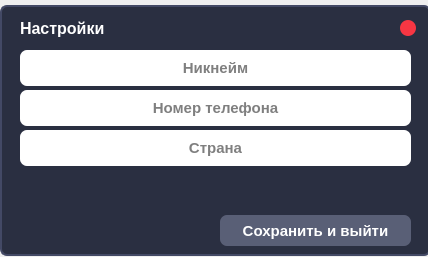
<?xml version="1.0" encoding="UTF-8"?>
<ui version="4.0">
 <class>Form</class>
 <widget class="QWidget" name="Form">
  <property name="geometry">
   <rect>
    <x>0</x>
    <y>0</y>
    <width>428</width>
    <height>257</height>
   </rect>
  </property>
  <property name="windowTitle">
   <string>Form</string>
  </property>
  <widget class="QFrame" name="frame">
   <property name="geometry">
    <rect>
     <x>0</x>
     <y>5</y>
     <width>431</width>
     <height>251</height>
    </rect>
   </property>
   <property name="styleSheet">
    <string notr="true">QFrame{
	border: 2px solid #434965;
	border-radius: 7px;
	background-color: #2A2F41;
}</string>
   </property>
   <property name="frameShape">
    <enum>QFrame::StyledPanel</enum>
   </property>
   <property name="frameShadow">
    <enum>QFrame::Raised</enum>
   </property>
   <widget class="QLineEdit" name="lineEdit_2">
    <property name="geometry">
     <rect>
      <x>20</x>
      <y>85</y>
      <width>391</width>
      <height>36</height>
     </rect>
    </property>
    <property name="font">
     <font>
      <pointsize>11</pointsize>
      <weight>75</weight>
      <bold>true</bold>
     </font>
    </property>
    <property name="focusPolicy">
     <enum>Qt::ClickFocus</enum>
    </property>
    <property name="styleSheet">
     <string notr="true">QLineEdit{
	border-radius: 7px;
}</string>
    </property>
    <property name="text">
     <string/>
    </property>
    <property name="alignment">
     <set>Qt::AlignCenter</set>
    </property>
    <property name="placeholderText">
     <string>Номер телефона</string>
    </property>
    <property name="clearButtonEnabled">
     <bool>false</bool>
    </property>
   </widget>
   <widget class="QLineEdit" name="lineEdit_3">
    <property name="geometry">
     <rect>
      <x>20</x>
      <y>125</y>
      <width>391</width>
      <height>36</height>
     </rect>
    </property>
    <property name="font">
     <font>
      <pointsize>11</pointsize>
      <weight>75</weight>
      <bold>true</bold>
     </font>
    </property>
    <property name="focusPolicy">
     <enum>Qt::ClickFocus</enum>
    </property>
    <property name="styleSheet">
     <string notr="true">QLineEdit{
	border-radius: 7px;
}</string>
    </property>
    <property name="text">
     <string/>
    </property>
    <property name="alignment">
     <set>Qt::AlignCenter</set>
    </property>
    <property name="placeholderText">
     <string>Страна</string>
    </property>
    <property name="clearButtonEnabled">
     <bool>false</bool>
    </property>
   </widget>
   <widget class="QPushButton" name="pushButton_6">
    <property name="geometry">
     <rect>
      <x>220</x>
      <y>210</y>
      <width>191</width>
      <height>31</height>
     </rect>
    </property>
    <property name="font">
     <font>
      <pointsize>11</pointsize>
      <weight>75</weight>
      <bold>true</bold>
     </font>
    </property>
    <property name="cursor">
     <cursorShape>PointingHandCursor</cursorShape>
    </property>
    <property name="styleSheet">
     <string notr="true">QPushButton{
	color: white;
	border-radius: 7px;
	background-color: #595F76;
}

QPushButton:hover{
	background-color: #50566E;
}

QPushButton:pressed{
	background-color: #434965;
}</string>
    </property>
    <property name="text">
     <string>Сохранить и выйти</string>
    </property>
   </widget>
   <widget class="QLineEdit" name="lineEdit_1">
    <property name="geometry">
     <rect>
      <x>20</x>
      <y>45</y>
      <width>391</width>
      <height>36</height>
     </rect>
    </property>
    <property name="font">
     <font>
      <pointsize>11</pointsize>
      <weight>75</weight>
      <bold>true</bold>
     </font>
    </property>
    <property name="focusPolicy">
     <enum>Qt::ClickFocus</enum>
    </property>
    <property name="styleSheet">
     <string notr="true">QLineEdit{
	border-radius: 7px;
}</string>
    </property>
    <property name="text">
     <string/>
    </property>
    <property name="alignment">
     <set>Qt::AlignCenter</set>
    </property>
    <property name="placeholderText">
     <string>Никнейм</string>
    </property>
    <property name="clearButtonEnabled">
     <bool>false</bool>
    </property>
   </widget>
   <widget class="QLabel" name="label">
    <property name="geometry">
     <rect>
      <x>20</x>
      <y>175</y>
      <width>191</width>
      <height>26</height>
     </rect>
    </property>
    <property name="font">
     <font>
      <pointsize>-1</pointsize>
      <weight>75</weight>
      <bold>true</bold>
     </font>
    </property>
    <property name="styleSheet">
     <string notr="true">color: white;
border: none;
font-size: 14px;</string>
    </property>
    <property name="text">
     <string/>
    </property>
   </widget>
   <widget class="QLabel" name="label_2">
    <property name="geometry">
     <rect>
      <x>220</x>
      <y>175</y>
      <width>191</width>
      <height>26</height>
     </rect>
    </property>
    <property name="font">
     <font>
      <pointsize>-1</pointsize>
      <weight>75</weight>
      <bold>true</bold>
     </font>
    </property>
    <property name="styleSheet">
     <string notr="true">color: white;
border: none;
font-size: 14px;</string>
    </property>
    <property name="text">
     <string/>
    </property>
   </widget>
   <widget class="QPushButton" name="pushButton_7">
    <property name="geometry">
     <rect>
      <x>400</x>
      <y>15</y>
      <width>16</width>
      <height>16</height>
     </rect>
    </property>
    <property name="font">
     <font>
      <pointsize>11</pointsize>
      <weight>75</weight>
      <bold>true</bold>
     </font>
    </property>
    <property name="cursor">
     <cursorShape>PointingHandCursor</cursorShape>
    </property>
    <property name="styleSheet">
     <string notr="true">QPushButton{
	color: white;
	border: none;
	background-color: #f73643;
	border-radius: 8px;
}

QPushButton:hover{
	background-color: #d63a44;
}

QPushButton:pressed{
	color: #EA2F4E;
}</string>
    </property>
    <property name="text">
     <string/>
    </property>
   </widget>
   <widget class="QLabel" name="label_3">
    <property name="geometry">
     <rect>
      <x>20</x>
      <y>10</y>
      <width>106</width>
      <height>26</height>
     </rect>
    </property>
    <property name="font">
     <font>
      <pointsize>-1</pointsize>
      <weight>75</weight>
      <bold>true</bold>
     </font>
    </property>
    <property name="styleSheet">
     <string notr="true">color: white;
border: none;
font-size: 16px;</string>
    </property>
    <property name="text">
     <string>Настройки</string>
    </property>
   </widget>
  </widget>
 </widget>
 <resources/>
 <connections/>
</ui>
